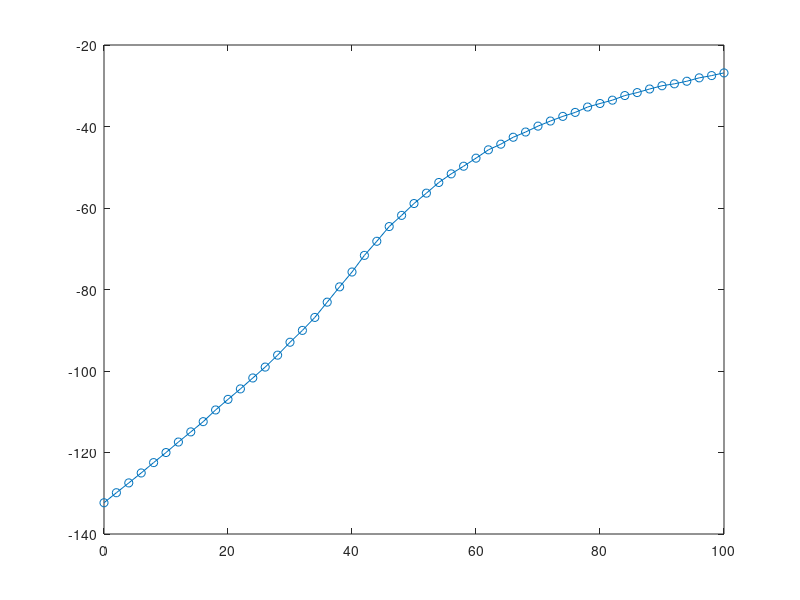
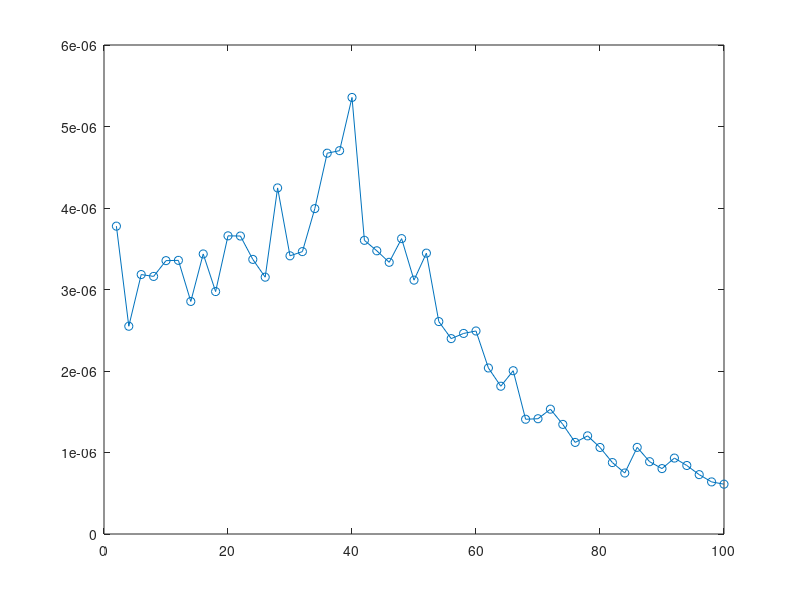
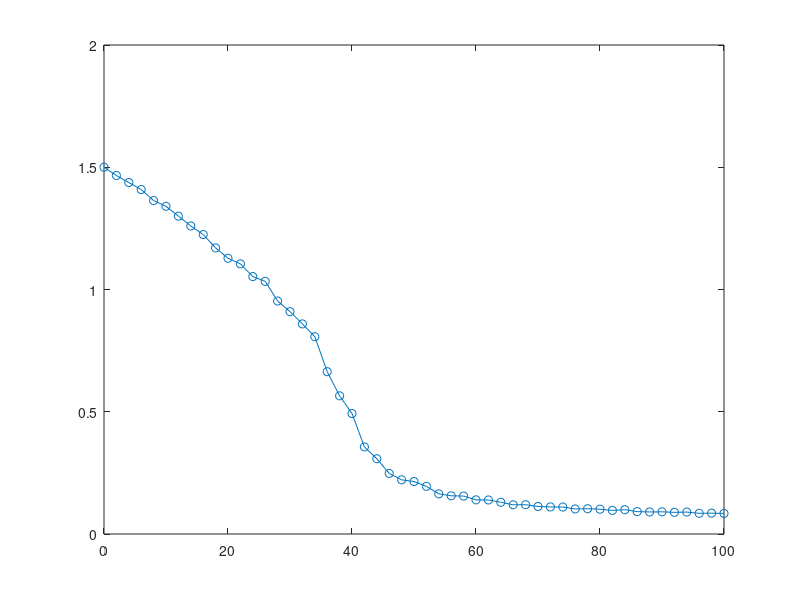

MATLAB code to generate these figures, in order:
clc
close all

L = 20;
N = 2*L^2;

T = dlmread('T.txt');
C_v = dlmread('C_v.txt');
C_v = C_v/N;

%X = dlmread('X.txt');
E = dlmread('E.txt');
Mag = dlmread('Mag.txt');

figure
plot(T,E,'o-')
%axis([0,max(T),0,max(E)])

figure
plot(T,C_v,'o-')

figure
plot(T,Mag,'o-')